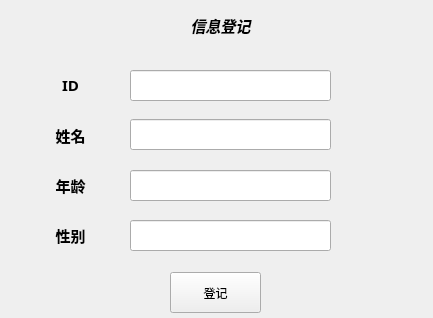
<?xml version="1.0" encoding="UTF-8"?>
<ui version="4.0">
 <class>Form</class>
 <widget class="QWidget" name="Form">
  <property name="geometry">
   <rect>
    <x>0</x>
    <y>0</y>
    <width>433</width>
    <height>318</height>
   </rect>
  </property>
  <property name="font">
   <font>
    <family>方正粗黑宋简体</family>
   </font>
  </property>
  <property name="windowTitle">
   <string>人脸录入信息登记</string>
  </property>
  <widget class="QPushButton" name="pushButton">
   <property name="geometry">
    <rect>
     <x>170</x>
     <y>272</y>
     <width>91</width>
     <height>41</height>
    </rect>
   </property>
   <property name="text">
    <string>登记</string>
   </property>
  </widget>
  <widget class="QLineEdit" name="lineEdit">
   <property name="geometry">
    <rect>
     <x>130</x>
     <y>70</y>
     <width>201</width>
     <height>31</height>
    </rect>
   </property>
  </widget>
  <widget class="QLineEdit" name="lineEdit_2">
   <property name="geometry">
    <rect>
     <x>130</x>
     <y>119</y>
     <width>201</width>
     <height>31</height>
    </rect>
   </property>
  </widget>
  <widget class="QLineEdit" name="lineEdit_3">
   <property name="geometry">
    <rect>
     <x>130</x>
     <y>170</y>
     <width>201</width>
     <height>31</height>
    </rect>
   </property>
  </widget>
  <widget class="QLineEdit" name="lineEdit_4">
   <property name="geometry">
    <rect>
     <x>130</x>
     <y>220</y>
     <width>201</width>
     <height>31</height>
    </rect>
   </property>
  </widget>
  <widget class="QLabel" name="label">
   <property name="geometry">
    <rect>
     <x>40</x>
     <y>70</y>
     <width>61</width>
     <height>31</height>
    </rect>
   </property>
   <property name="text">
    <string>&lt;html&gt;&lt;head/&gt;&lt;body&gt;&lt;p align=&quot;center&quot;&gt;&lt;span style=&quot; font-size:11pt; font-weight:700;&quot;&gt;ID&lt;/span&gt;&lt;/p&gt;&lt;/body&gt;&lt;/html&gt;</string>
   </property>
  </widget>
  <widget class="QLabel" name="label_2">
   <property name="geometry">
    <rect>
     <x>40</x>
     <y>120</y>
     <width>61</width>
     <height>31</height>
    </rect>
   </property>
   <property name="text">
    <string>&lt;html&gt;&lt;head/&gt;&lt;body&gt;&lt;p align=&quot;center&quot;&gt;&lt;span style=&quot; font-size:11pt; font-weight:700;&quot;&gt;姓名&lt;/span&gt;&lt;/p&gt;&lt;/body&gt;&lt;/html&gt;</string>
   </property>
  </widget>
  <widget class="QLabel" name="label_3">
   <property name="geometry">
    <rect>
     <x>40</x>
     <y>170</y>
     <width>61</width>
     <height>31</height>
    </rect>
   </property>
   <property name="text">
    <string>&lt;html&gt;&lt;head/&gt;&lt;body&gt;&lt;p align=&quot;center&quot;&gt;&lt;span style=&quot; font-size:11pt; font-weight:700;&quot;&gt;年龄&lt;/span&gt;&lt;/p&gt;&lt;/body&gt;&lt;/html&gt;</string>
   </property>
  </widget>
  <widget class="QLabel" name="label_4">
   <property name="geometry">
    <rect>
     <x>40</x>
     <y>220</y>
     <width>61</width>
     <height>31</height>
    </rect>
   </property>
   <property name="text">
    <string>&lt;html&gt;&lt;head/&gt;&lt;body&gt;&lt;p align=&quot;center&quot;&gt;&lt;span style=&quot; font-size:11pt; font-weight:700;&quot;&gt;性别&lt;/span&gt;&lt;/p&gt;&lt;/body&gt;&lt;/html&gt;</string>
   </property>
  </widget>
  <widget class="QLabel" name="label_5">
   <property name="geometry">
    <rect>
     <x>140</x>
     <y>10</y>
     <width>161</width>
     <height>31</height>
    </rect>
   </property>
   <property name="text">
    <string>&lt;html&gt;&lt;head/&gt;&lt;body&gt;&lt;p align=&quot;center&quot;&gt;&lt;span style=&quot; font-size:11pt; font-weight:700; font-style:italic;&quot;&gt;信息登记&lt;/span&gt;&lt;/p&gt;&lt;/body&gt;&lt;/html&gt;</string>
   </property>
  </widget>
 </widget>
 <resources/>
 <connections/>
</ui>
